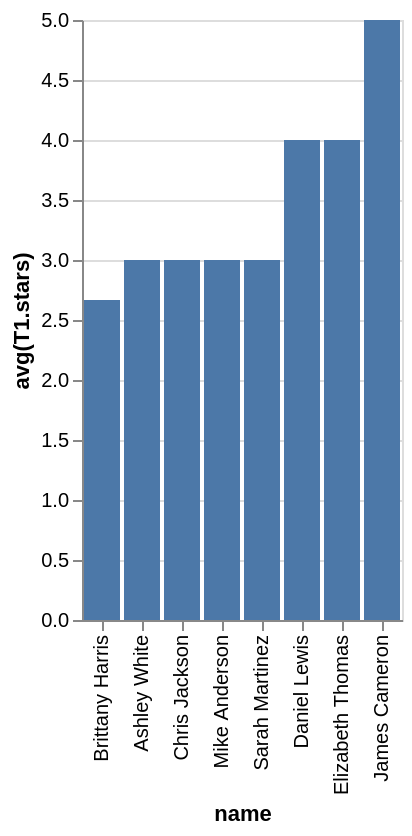

Write a Vega-Lite specification for this figure.
### Vega-Lite specification from a JSON file in a GitHub repository (floating-point values rounded to 4 significant figures)
{"data": {"values": [{"x_data": "Brittany Harris", "y_data": 2.667}, {"x_data": "Ashley White", "y_data": 3}, {"x_data": "Chris Jackson", "y_data": 3}, {"x_data": "Mike Anderson", "y_data": 3}, {"x_data": "Sarah Martinez", "y_data": 3}, {"x_data": "Daniel Lewis", "y_data": 4}, {"x_data": "Elizabeth Thomas", "y_data": 4}, {"x_data": "James Cameron", "y_data": 5}]}, "mark": "bar", "encoding": {"x": {"field": "x_data", "type": "nominal", "title": "name", "sort": {"op": "sum", "field": "y_data", "order": "ascending"}}, "y": {"field": "y_data", "type": "quantitative", "title": "avg(T1.stars)"}}}
